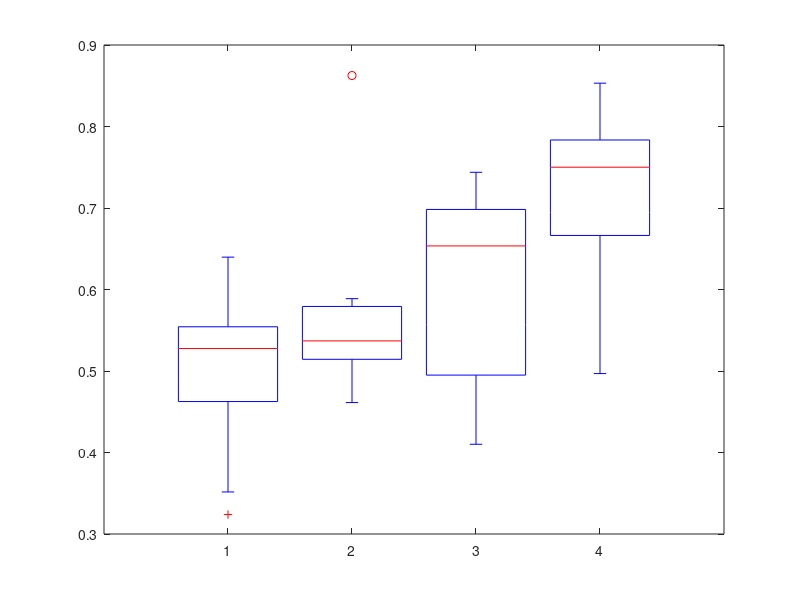

The MATLAB source for this figure: (Note: this script raises an error after producing the figure.)

%% BOX PLOT 4 models
load ./PyCode/results.csv
data = results;
figure;
bp = boxplot(data);
set(bp,'linewidth',2);
ylim([0.3 1])
ylabel('Balanced Accuracy','FontSize',12)
set(gca,'Box','off','XTick',[1:4],'XTickLabel',{'Healthy','Impairment-Specific','Patient-Specific','Patient&Device-Specific'},'YTick',[0.1:0.1:1],'TickDir','out','LineWidth',2,'FontSize',12,'FontWeight','bold');

%Change box border to black
b = get(get(gca,'children'),'children');   % Get the handles of all the objects
t = get(b,'tag');   % List the names of all the objects 
box1 = b(9:12);   %The 7th object is the first box
set(box1, 'Color', 'k');   % Set the color of the first box

%Change box fill
h = findobj(gca,'Tag','Box');
patch(get(h(1),'XData'),get(h(1),'YData'),[0 1 0],'FaceAlpha',0.2);
patch(get(h(2),'XData'),get(h(2),'YData'),[0 0 1],'FaceAlpha',0.35);
patch(get(h(3),'XData'),get(h(3),'YData'),[0.8 0.81 0.17],'FaceAlpha',0.2);
patch(get(h(4),'XData'),get(h(4),'YData'),[1 0 0],'FaceAlpha',0.2);

saveas(gcf,'BoxplotBacc.jpg')


%% BOX PLOT 5 models
load ./PyCode/results.csv
data = results;
figure;
bp = boxplot(data);
set(bp,'linewidth',2);
ylim([0.3 1])
ylabel('Balanced Accuracy','FontSize',14)
set(gca,'Box','off','XTick',[1:5],'XTickLabel',{'Healthy','Impairment-Specific','Device-Specific', 'Patient-Specific' 'Patient & Device-Specific'},...
    'XTickLabelRotation',45,'YTick',[0.1:0.1:1],'TickDir','out','LineWidth',2,'FontSize',14,'FontWeight','bold');

%Change box border to black
b = get(get(gca,'children'),'children');   % Get the handles of all the objects
t = get(b,'tag');   % List the names of all the objects 
h = findobj(gca,'Tag','Box');
%box1 = b(9:12);   %The 7th object is the first box
set(h, 'Color', 'k');   % Set the color of the first box

%Change box fill
patch(get(h(1),'XData'),get(h(1),'YData'),[0 1 0],'FaceAlpha',0.2);
patch(get(h(2),'XData'),get(h(2),'YData'),[0 0 1],'FaceAlpha',0.35);
patch(get(h(3),'XData'),get(h(3),'YData'),[0.8 0.4 0.17],'FaceAlpha',0.4); %ISpecCBR
patch(get(h(4),'XData'),get(h(4),'YData'),[0.8 0.81 0.17],'FaceAlpha',0.2); %ISpec
patch(get(h(5),'XData'),get(h(5),'YData'),[1 0 0],'FaceAlpha',0.2); %healthy

saveas(gcf,'BoxplotBacc.jpg')

%% CONFUSION MATRICES
% plot confusion matrices from python code 
activities = {'Sit','Stairs Dw','Stairs Up','Stand','Walk'};
thres = 60; %for text color
fs = 12; %font size
figure, hold on

%Healthy 
%load cmats for 
load ./PyCode/cmatHealthy.mat

S1 = double(S1);
S2 = double(S2);
S5 = double(S5);
S6 = double(S6);
S8 = double(S8);
S11 = double(S11);
S14 = double(S14);
S15 = double(S15);
S16 = double(S16);
S19 = double(S19);

results = [];
results(1).cmat = S1;     
results(2).cmat = S2;
results(3).cmat = S5;     
results(4).cmat = S6;
results(5).cmat = S8;     
results(6).cmat = S11;
results(7).cmat = S14;     
results(8).cmat = S15;
results(9).cmat = S16;     
results(10).cmat = S19;


%plot confusion matrix (sum across all subjects)
cmat_all = zeros(5,5);
for s = 1:length(results)
    cmat_all = results(s).cmat + cmat_all;
end
correctones = sum(cmat_all,2);
correctones = repmat(correctones,[1 length(activities)]);
cmat_all = cmat_all./correctones
cmat_all = cmat_all*100
% figure, 
subplot(2,3,1)
imagesc(cmat_all); 
colormap(gray)
colormap(flipud(colormap))
[cmin,cmax] = caxis;
caxis([0,100]) %set colormap to 0 1
ax = gca;
ax.XTick = 1:size(activities,2);
ax.YTick = 1:size(activities,2);
set(gca,'XTickLabel',activities,'FontSize',12)
set(gca,'YTickLabel',activities,'FontSize',12)
ax.XTickLabelRotation = 45;
axis square
title('Healthy model','FontSize',12), hold on
%add text
for i = 1:length(activities)
    for j = 1:length(activities)
        if cmat_all(j,i) > thres
            col = [1 1 1];
        else
            col = [0 0 0];
        end
        text(i-0.2,j,sprintf('%.1f',cmat_all(j,i)),'FontSize',14,'FontWeight','bold','Color',col);
    end
end
% saveas(gcf,'cmatHealthy.jpg')


% Global Patients SCO
clear results
%load cmats
load ./PyCode/cmatISpec.mat

S1 = double(S1);
S2 = double(S2);
S5 = double(S5);
S6 = double(S6);
S8 = double(S8);
S11 = double(S11);
S14 = double(S14);
S15 = double(S15);
S16 = double(S16);
S19 = double(S19);

results = [];
results(1).cmat = S1;     
results(2).cmat = S2;
results(3).cmat = S5;     
results(4).cmat = S6;
results(5).cmat = S8;     
results(6).cmat = S11;
results(7).cmat = S14;     
results(8).cmat = S15;
results(9).cmat = S16;     
results(10).cmat = S19;


%plot confusion matrix (sum across all subjects)
cmat_all = zeros(5,5);
for s = 1:length(results)
    cmat_all = results(s).cmat + cmat_all;
end
correctones = sum(cmat_all,2);
correctones = repmat(correctones,[1 length(activities)]);
cmat_all = cmat_all./correctones
cmat_all = cmat_all*100

% figure, 
subplot(2,3,2)
imagesc(cmat_all); 
colormap(gray)
colormap(flipud(colormap))
[cmin,cmax] = caxis;
caxis([0,100]) %set colormap to 0 1
ax = gca;
ax.XTick = 1:size(activities,2);
ax.YTick = 1:size(activities,2);
set(gca,'XTickLabel',activities,'FontSize',12)
set(gca,'YTickLabel',activities,'FontSize',12)
ax.XTickLabelRotation = 45;
axis square
title('Impairment Specific model','FontSize',14), hold on
%add text
for i = 1:length(activities)
    for j = 1:length(activities)
        if cmat_all(j,i) > thres
            col = [1 1 1];
        else
            col = [0 0 0];
        end
        text(i-0.2,j,sprintf('%.1f',cmat_all(j,i)),'FontSize',14,'FontWeight','bold','Color',col);
    end
end
saveas(gcf,'cmatISpec.jpg')



% Global Patients CBR
clear results
%load cmats
load ./PyCode/cmatISpecCBR.mat

S1 = double(S1);
S2 = double(S2);
S5 = double(S5);
S6 = double(S6);
S8 = double(S8);
S11 = double(S11);
S14 = double(S14);
S15 = double(S15);
S16 = double(S16);
S19 = double(S19);

results = [];
results(1).cmat = S1;     
results(2).cmat = S2;
results(3).cmat = S5;     
results(4).cmat = S6;
results(5).cmat = S8;     
results(6).cmat = S11;
results(7).cmat = S14;     
results(8).cmat = S15;
results(9).cmat = S16;     
results(10).cmat = S19;


%plot confusion matrix (sum across all subjects)
cmat_all = zeros(5,5);
for s = 1:length(results)
    cmat_all = results(s).cmat + cmat_all;
end
correctones = sum(cmat_all,2);
correctones = repmat(correctones,[1 length(activities)]);
cmat_all = cmat_all./correctones
cmat_all = cmat_all*100

% figure,
subplot(2,3,3)
imagesc(cmat_all); 
colormap(gray)
colormap(flipud(colormap))
[cmin,cmax] = caxis;
caxis([0,100]) %set colormap to 0 1
ax = gca;
ax.XTick = 1:size(activities,2);
ax.YTick = 1:size(activities,2);
set(gca,'XTickLabel',activities,'FontSize',12)
set(gca,'YTickLabel',activities,'FontSize',12)
ax.XTickLabelRotation = 45;
axis square
title('Device Specific model','FontSize',14), hold on
%add text
for i = 1:length(activities)
    for j = 1:length(activities)
        if cmat_all(j,i) > thres
            col = [1 1 1];
        else
            col = [0 0 0];
        end
        text(i-0.2,j,sprintf('%.1f',cmat_all(j,i)),'FontSize',14,'FontWeight','bold','Color',col);
    end
end
saveas(gcf,'cmatISpecCBR.jpg')

% Patient specific
clear results
%load cmats
load ./PyCode/cmatPSpec.mat

S1 = double(S1);
S2 = double(S2);
S5 = double(S5);
S6 = double(S6);
S8 = double(S8);
S11 = double(S11);
S14 = double(S14);
S15 = double(S15);
S16 = double(S16);
S19 = double(S19);

results = [];
results(1).cmat = S1;     
results(2).cmat = S2;
results(3).cmat = S5;     
results(4).cmat = S6;
results(5).cmat = S8;     
results(6).cmat = S11;
results(7).cmat = S14;     
results(8).cmat = S15;
results(9).cmat = S16;     
results(10).cmat = S19;


%plot confusion matrix (sum across all subjects)
cmat_all = zeros(5,5);
for s = 1:length(results)
    cmat_all = results(s).cmat + cmat_all;
end
correctones = sum(cmat_all,2);
correctones = repmat(correctones,[1 length(activities)]);
cmat_all = cmat_all./correctones
cmat_all = cmat_all*100

% figure, 
subplot(2,3,4)
imagesc(cmat_all); 
colormap(gray)
colormap(flipud(colormap))
[cmin,cmax] = caxis;
caxis([0,100]) %set colormap to 0 1
ax = gca;
ax.XTick = 1:size(activities,2);
ax.YTick = 1:size(activities,2);
set(gca,'XTickLabel',activities,'FontSize',12)
set(gca,'YTickLabel',activities,'FontSize',12)
ax.XTickLabelRotation = 45;
axis square
title('Patient Specific model','FontSize',14), hold on
%add text
for i = 1:length(activities)
    for j = 1:length(activities)
        if cmat_all(i,j) > thres
            col = [1 1 1];
        else
            col = [0 0 0];
        end
        text(i-0.2,j,sprintf('%.1f',cmat_all(j,i)),'FontSize',14,'FontWeight','bold','Color',col);
    end
end
saveas(gcf,'cmatPSpec.jpg')

%Patient and Device Specific 
clear results
%load cmats
load ./PyCode/cmatDSpec.mat

S1 = double(S1);
S2 = double(S2);
S5 = double(S5);
S6 = double(S6);
S8 = double(S8);
S11 = double(S11);
S14 = double(S14);
S15 = double(S15);
S16 = double(S16);
S19 = double(S19);

results = [];
results(1).cmat = S1;     
results(2).cmat = S2;
results(3).cmat = S5;     
results(4).cmat = S6;
results(5).cmat = S8;     
results(6).cmat = S11;
results(7).cmat = S14;     
results(8).cmat = S15;
results(9).cmat = S16;     
results(10).cmat = S19;


%plot confusion matrix (sum across all subjects)
cmat_all = zeros(5,5);
for s = 1:length(results)
    cmat_all = results(s).cmat + cmat_all;
end
correctones = sum(cmat_all,2);
correctones = repmat(correctones,[1 length(activities)]);
cmat_all = cmat_all./correctones
cmat_all = cmat_all*100

% figure, 
subplot(2,3,5)
imagesc(cmat_all); 
colormap(gray)
colormap(flipud(colormap))
[cmin,cmax] = caxis;
caxis([0,100]) %set colormap to 0 1
ax = gca;
ax.XTick = 1:size(activities,2);
ax.YTick = 1:size(activities,2);
set(gca,'XTickLabel',activities,'FontSize',12)
set(gca,'YTickLabel',activities,'FontSize',12)
ax.XTickLabelRotation = 45;
axis square
title('Patient & Device Specific model','FontSize',14), hold on
%add text
for i = 1:length(activities)
    for j = 1:length(activities)
        if cmat_all(i,j) > thres
            col = [1 1 1];
        else
            col = [0 0 0];
        end
        text(i-0.2,j,sprintf('%.1f',cmat_all(j,i)),'FontSize',14,'FontWeight','bold','Color',col);
    end
end
% saveas(gcf,'cmatPDSpec.jpg')

saveas(gcf,'cmats.tif','tiff')
%% Plot Global models simulations
%Estimate median rather than the mean
figure
%Healthy
mat_BACC = csvread('./PyCode/results_GlobalH.csv');
%Plot results
hold on
N = size(mat_BACC,2); %number of patients
%sem = std(mat_BACC,[],1)./sqrt(size(mat_BACC,1)); %standard error of the mean
%stddev = std(mat_BACC,[],1); %standard error of the mean
%errorbar(1:N,avg,sem,'ko-','LineWidth',2,'markerfacecolor','k');
mu = zeros(1,size(mat_BACC,2)); %stores bootsrapped mean
CI_boot = zeros(2,size(mat_BACC,2)); %stores upper and lower CI bounds
CI_bars = zeros(2,size(mat_BACC,2)); %CI relative to the mean)
Nboot = 1000;
for b = 1:size(mat_BACC,2)
    bootstat1 = bootstrp(Nboot,@median,mat_BACC(:,b));
    mu(b) = median(bootstat1);
    CI_boot(:,b) = bootci(Nboot,{@median,mat_BACC(:,b)},'alpha',0.05);
    CI_bars(:,b) = abs(CI_boot(:,b) - mu(b));
end
h1 = shadedErrorBar(1:N,mu,flipud(CI_bars),{'r-o','markerfacecolor','r'},1);

%y = (a-b)*exp(-c*x)+b;
expfit = fittype('(a - b)*exp(-c*x) +b',...
    'dependent',{'y'},'independent',{'x'},...
    'coefficients',{'a','b','c'});
x = 1:N; y = mu;
[myfitH,gofH,outputH] = fit(x',y',expfit);
plot(myfitH,x,y)


%Patients SCO
mat_BACC = csvread('./PyCode/results_GlobalP.csv');
hold on
N = size(mat_BACC,2); %number of patients
x = 1:N;
avg = mean(mat_BACC,1); %average
%sem = std(mat_BACC,[],1)./sqrt(size(mat_BACC,1)); %standard error of the mean
%stddev = std(mat_BACC,[],1); %standard error of the mean
%errorbar(1:N,avg,sem,'ko-','LineWidth',2,'markerfacecolor','k');
mu = zeros(1,size(mat_BACC,2)); %stores bootsrapped mean
CI_boot = zeros(2,size(mat_BACC,2)); %stores upper and lower CI bounds
CI_bars = zeros(2,size(mat_BACC,2)); %CI relative to the mean)
Nboot = 1000;
for b = 1:size(mat_BACC,2)
    bootstat1 = bootstrp(Nboot,@median,mat_BACC(:,b));
    mu(b) = median(bootstat1);
    CI_boot(:,b) = bootci(Nboot,{@median,mat_BACC(:,b)},'alpha',0.05);
    CI_bars(:,b) = abs(CI_boot(:,b) - mu(b));
end
h4 = shadedErrorBar(1:N,mu,flipud(CI_bars),{'-o','Color',[0 0 0.8],'MarkerFaceColor',[0 0 0.8]},1);
%[1 0.8 0]
x = 1:N; y = mu;
[myfitSCO,gofSCO,outputSCO] = fit(x',y',expfit);
plot(myfitSCO,x,y)

%Patients CBR
mat_BACC = csvread('./PyCode/results_GlobalP_CBR.csv');
hold on
N = size(mat_BACC,2); %number of patients
x = 1:N;
avg = mean(mat_BACC,1); %average
%sem = std(mat_BACC,[],1)./sqrt(size(mat_BACC,1)); %standard error of the mean
%stddev = std(mat_BACC,[],1); %standard error of the mean
%errorbar(1:N,avg,sem,'ko-','LineWidth',2,'markerfacecolor','k');
mu = zeros(1,size(mat_BACC,2)); %stores bootsrapped mean
CI_boot = zeros(2,size(mat_BACC,2)); %stores upper and lower CI bounds
CI_bars = zeros(2,size(mat_BACC,2)); %CI relative to the mean)
Nboot = 1000;
for b = 1:size(mat_BACC,2)
    bootstat1 = bootstrp(Nboot,@median,mat_BACC(:,b));
    mu(b) = median(bootstat1);
    CI_boot(:,b) = bootci(Nboot,{@median,mat_BACC(:,b)},'alpha',0.05);
    CI_bars(:,b) = abs(CI_boot(:,b) - mu(b));
end
h5 = shadedErrorBar(1:N,mu,flipud(CI_bars),{'-o','Color',[0 0.5 0],'MarkerFaceColor',[0 0.5 0]},1);
%[1 0.5 0]
x = 1:N; y = mu;
[myfitCBR,gofCBR,outputCBR] = fit(x',y',expfit);
plot(myfitCBR,x,y)

%Final plot
xlabel('Number of subjects trained on','FontSize',14);
ylabel('Medan Balanced Accuracy','FontSize',14);
% title('Global Models Performance','FontSize',14)
xlim([1 11])
% ylim([0.45 0.7])
legend([h1.mainLine h4.mainLine h5.mainLine],'Healthy Model','Impairment-Specific Model','Device-Specific Model','Location','southeast')
set(gca,'Box','off','XTick',[1:11],'YTick',[0.1:0.05:1],'TickDir','out','LineWidth',2,'FontSize',14,'FontWeight','bold','XGrid','off');
saveas(gcf,'globalmodelsims.jpg')
